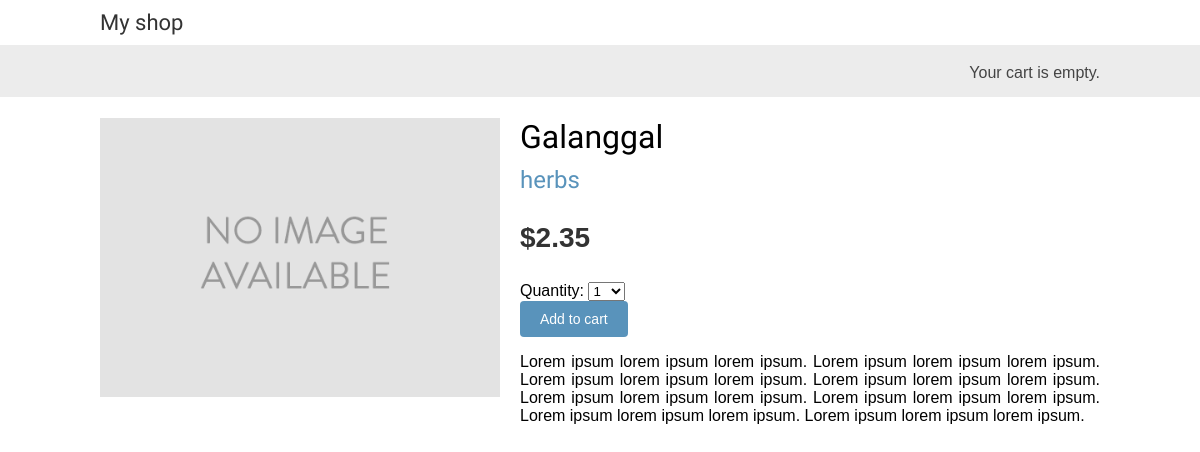
The page /1/galanggal/ on the database its author committed.
### shop/models.py (models this page shows, shortened)
class Product(models.Model):
    category = models.ForeignKey(
        Category,
        related_name='products',
        on_delete=models.CASCADE
    )
    name = models.CharField(max_length=200)
    slug = models.SlugField(max_length=200)
    image = models.ImageField(
        upload_to='products/%Y/%m/%d',
        blank=True
    )
    description = models.TextField(blank=True)
    price = models.DecimalField(max_digits=10, decimal_places=2)
    available = models.BooleanField(default=True)
    created = models.DateTimeField(auto_now_add=True)
    updated = models.DateTimeField(auto_now=True)
    class Meta:
        ordering = ['name']
        indexes = [
            models.Index(fields=['id', 'slug']),
            models.Index(fields=['name']),
            models.Index(fields=['-created']),
        ]

class Category(models.Model):
    name = models.CharField(max_length=200)
    slug = models.SlugField(max_length=200, unique=True)
    class Meta:
        ordering = ['name']
        indexes = [
            models.Index(fields=['name']),
        ]
        verbose_name = 'category'
        verbose_name_plural = 'categories'
    def __str__(self):
        return self.name
    def get_absolute_url(self):
        return reverse(
            'shop:product_list_by_category', args=[self.slug]
        )

### shop/views.py (the view)
def product_detail(request, id, slug):
    product = get_object_or_404(
        Product, id=id, slug=slug, available=True
    )
    cart_product_form = CartAddProductForm()
    return render(
        request,
        'shop/product/detail.html',
        {'product': product, 'cart_product_form': cart_product_form},
    )

### cart/forms.py
class CartAddProductForm(forms.Form):
    quantity = forms.TypedChoiceField(
        choices=PRODUCT_QUANTITY_CHOICES,
        coerce=int
    )
    override = forms.BooleanField(
        required=False,
        initial=False,
        widget=forms.HiddenInput
    )

### cart/cart.py (called while the page is built)
    def __len__(self):
        return sum(item['quantity'] for item in self.cart.values())

### cart/context_processors.py (called while the page is built)
def cart(request):
    return {'cart': Cart(request)}

### shop/templates/shop/product/detail.html (shortened to what this page needs)
{% extends "shop/base.html" %}
{% load static %}
{% block content %}
  <div class="product-detail">
    <img src="{% if product.image %}{{ product.image.url }}{% else %}
    {% static "img/no_image.png" %}{% endif %}">
    <h1>{{ product.name }}</h1>
    <h2>
      <a href="{{ product.category.get_absolute_url }}">
        {{ product.category }}
      </a>
    </h2>
    <p class="price">${{ product.price }}</p>
    <form action="{% url "cart:cart_add" product.id %}" method="post">
      {{ cart_product_form }}
      <input type="submit" value="Add to cart">
    </form>
    {{ product.description|linebreaks }}
  </div>
{% endblock %}

### shop/static/css/base.css (style rules this page uses)
body { margin:0; padding:0; font-family:helvetica, sans-serif; }
h1, h2, h3, h4, h5 , h6 { font-family: 'Ubuntu', sans-serif; font-weight:normal; }
a { text-decoration:none; color:#5993bb; }
a.button, input[type="submit"] { color:#fff; background:#5993bb; border-radius:4px; padding:10px 20px; font-size:14px; border:0; }
.product-detail { text-align:justify; }
.product-detail .price { color:#333; font-size:28px; font-weight:bold; }
.product-detail img { width:40%; float:left; padding:0 20px 20px 0; }
.product-detail h1 { margin-bottom:0; }
.product-detail h2 { margin-top:10px; }

### rows shown on the page
Product: name "Galanggal", category "herbs", price "2.35", description "Lorem ipsum lorem ipsum lorem ipsum. Lorem ipsum lorem ipsum lorem ipsum. Lorem ipsum lorem ipsum lorem ipsum. Lorem ipsum lorem ipsum lorem ipsum. Lorem ipsum lorem ipsum lorem ipsum. Lorem ipsum lorem ipsum lorem ipsum. Lorem ipsum lorem ipsum lorem ipsum. Lorem ipsum lorem ipsum lorem ipsum."
